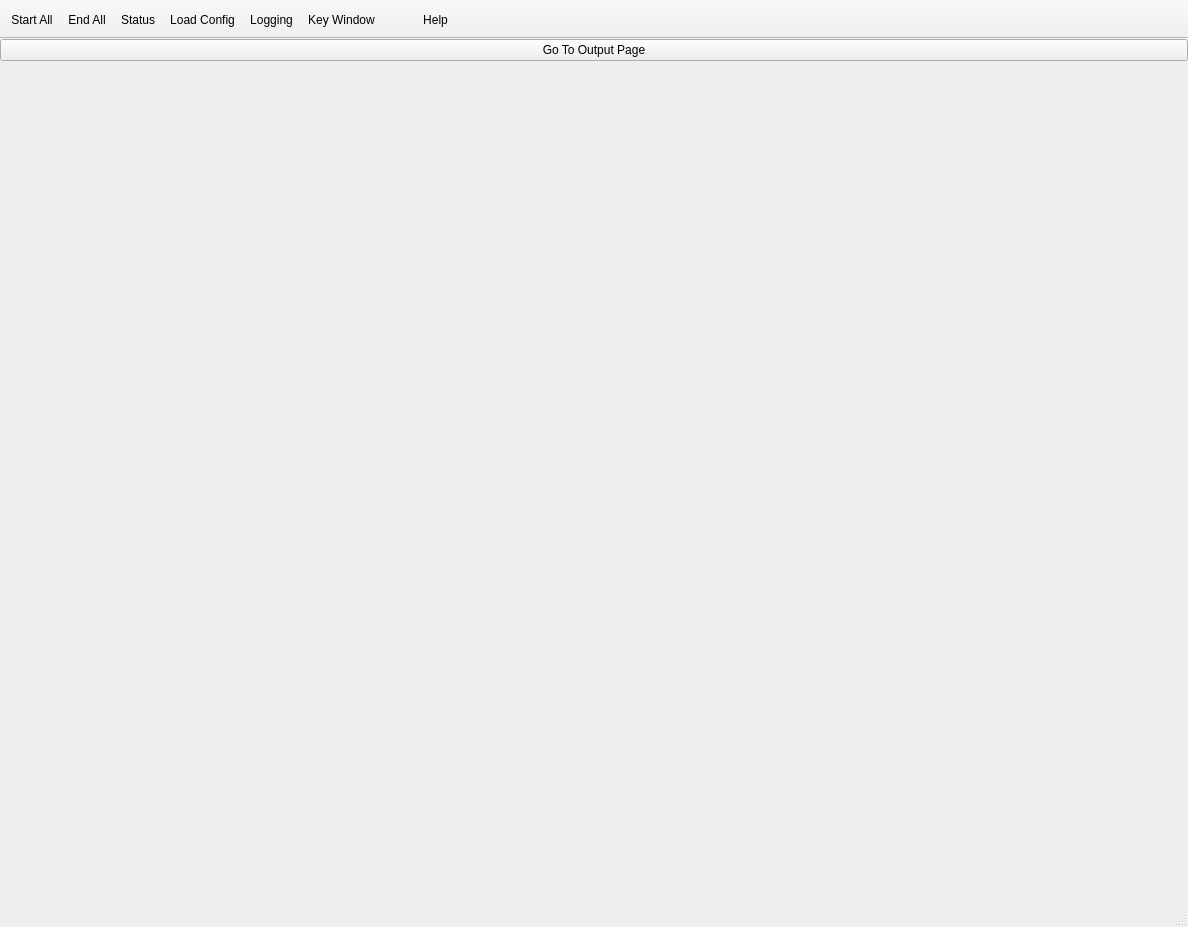
<?xml version="1.0" encoding="UTF-8"?>
<ui version="4.0">
 <class>HowdyCoder</class>
 <widget class="QMainWindow" name="HowdyCoder">
  <property name="geometry">
   <rect>
    <x>0</x>
    <y>0</y>
    <width>1188</width>
    <height>927</height>
   </rect>
  </property>
  <property name="sizePolicy">
   <sizepolicy hsizetype="Maximum" vsizetype="Maximum">
    <horstretch>0</horstretch>
    <verstretch>0</verstretch>
   </sizepolicy>
  </property>
  <property name="windowTitle">
   <string>Howdy Coder</string>
  </property>
  <property name="windowIcon">
   <iconset resource="../res/res.qrc">
    <normaloff>:/app-icons/1024.png</normaloff>:/app-icons/1024.png</iconset>
  </property>
  <property name="styleSheet">
   <string notr="true"/>
  </property>
  <widget class="QWidget" name="centralwidget">
   <layout class="QVBoxLayout" name="verticalLayout">
    <property name="leftMargin">
     <number>0</number>
    </property>
    <property name="topMargin">
     <number>0</number>
    </property>
    <property name="rightMargin">
     <number>0</number>
    </property>
    <property name="bottomMargin">
     <number>0</number>
    </property>
    <item>
     <widget class="QPushButton" name="changePageButton">
      <property name="text">
       <string>Go To Output Page</string>
      </property>
     </widget>
    </item>
    <item>
     <widget class="QWidget" name="widget" native="true">
      <layout class="QHBoxLayout" name="horizontalLayout">
       <property name="leftMargin">
        <number>0</number>
       </property>
       <property name="topMargin">
        <number>0</number>
       </property>
       <property name="rightMargin">
        <number>0</number>
       </property>
       <property name="bottomMargin">
        <number>4</number>
       </property>
       <item>
        <widget class="QStackedWidget" name="stackedWidget">
         <property name="sizePolicy">
          <sizepolicy hsizetype="Preferred" vsizetype="Preferred">
           <horstretch>6</horstretch>
           <verstretch>0</verstretch>
          </sizepolicy>
         </property>
         <property name="currentIndex">
          <number>0</number>
         </property>
         <widget class="ControlWidget" name="controlPage"/>
         <widget class="CreateWidget" name="createPage"/>
         <widget class="mainOutputView" name="outputPage"/>
        </widget>
       </item>
      </layout>
     </widget>
    </item>
   </layout>
  </widget>
  <widget class="QStatusBar" name="statusbar"/>
  <widget class="QToolBar" name="toolBar">
   <property name="windowTitle">
    <string>toolBar</string>
   </property>
   <property name="movable">
    <bool>false</bool>
   </property>
   <property name="toolButtonStyle">
    <enum>Qt::ToolButtonIconOnly</enum>
   </property>
   <property name="floatable">
    <bool>false</bool>
   </property>
   <attribute name="toolBarArea">
    <enum>TopToolBarArea</enum>
   </attribute>
   <attribute name="toolBarBreak">
    <bool>false</bool>
   </attribute>
   <addaction name="actionStart_All"/>
   <addaction name="actionEnd_All"/>
   <addaction name="actionStatus"/>
   <addaction name="actionLoad_Config"/>
   <addaction name="actionLogging"/>
   <addaction name="actionAPI_Key"/>
   <addaction name="invisible_action"/>
   <addaction name="action_help_menu"/>
  </widget>
  <action name="actionStart_All">
   <property name="checkable">
    <bool>false</bool>
   </property>
   <property name="text">
    <string>Start All</string>
   </property>
   <property name="menuRole">
    <enum>QAction::NoRole</enum>
   </property>
  </action>
  <action name="actionStatus">
   <property name="text">
    <string>Status</string>
   </property>
   <property name="menuRole">
    <enum>QAction::NoRole</enum>
   </property>
  </action>
  <action name="actionLoad_Config">
   <property name="text">
    <string>Load Config</string>
   </property>
   <property name="menuRole">
    <enum>QAction::NoRole</enum>
   </property>
  </action>
  <action name="actionLogging">
   <property name="text">
    <string>Logging</string>
   </property>
   <property name="menuRole">
    <enum>QAction::NoRole</enum>
   </property>
  </action>
  <action name="actionEnd_All">
   <property name="text">
    <string>End All</string>
   </property>
   <property name="toolTip">
    <string>End All</string>
   </property>
   <property name="menuRole">
    <enum>QAction::NoRole</enum>
   </property>
  </action>
  <action name="action_help_menu">
   <property name="icon">
    <iconset>
     <normaloff>:/images/help.png</normaloff>
     <normalon>:/icons/help.png</normalon>:/images/help.png</iconset>
   </property>
   <property name="text">
    <string>Help</string>
   </property>
   <property name="toolTip">
    <string>Help</string>
   </property>
   <property name="menuRole">
    <enum>QAction::TextHeuristicRole</enum>
   </property>
  </action>
  <action name="invisible_action">
   <property name="text">
    <string/>
   </property>
   <property name="menuRole">
    <enum>QAction::NoRole</enum>
   </property>
  </action>
  <action name="action_tutorial">
   <property name="text">
    <string>Tutorial</string>
   </property>
   <property name="menuRole">
    <enum>QAction::NoRole</enum>
   </property>
  </action>
  <action name="action_documentation">
   <property name="text">
    <string>Documentation</string>
   </property>
   <property name="menuRole">
    <enum>QAction::NoRole</enum>
   </property>
  </action>
  <action name="actionAPI_Key">
   <property name="text">
    <string>Key Window</string>
   </property>
   <property name="menuRole">
    <enum>QAction::NoRole</enum>
   </property>
  </action>
 </widget>
 <customwidgets>
  <customwidget>
   <class>mainOutputView</class>
   <extends>QWidget</extends>
   <header>..mainOutputView</header>
   <container>1</container>
  </customwidget>
  <customwidget>
   <class>CreateWidget</class>
   <extends>QWidget</extends>
   <header>..create.createWidget</header>
   <container>1</container>
  </customwidget>
  <customwidget>
   <class>ControlWidget</class>
   <extends>QWidget</extends>
   <header>..controlWidget</header>
   <container>1</container>
  </customwidget>
 </customwidgets>
 <resources>
  <include location="../res/res.qrc"/>
 </resources>
 <connections/>
</ui>
